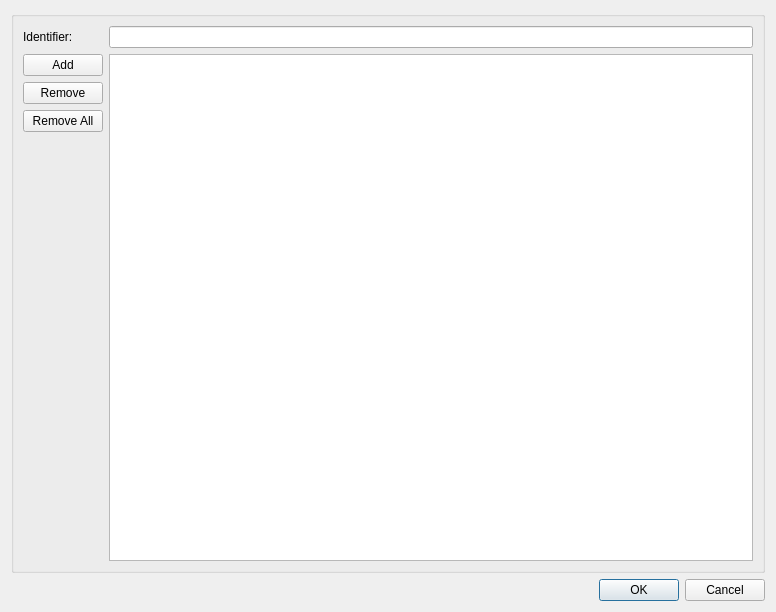
<?xml version="1.0" encoding="UTF-8"?>
<ui version="4.0">
 <class>ConfigureDialog</class>
 <widget class="QDialog" name="ConfigureDialog">
  <property name="geometry">
   <rect>
    <x>0</x>
    <y>0</y>
    <width>776</width>
    <height>612</height>
   </rect>
  </property>
  <property name="windowTitle">
   <string>ConfigureDialog</string>
  </property>
  <layout class="QGridLayout" name="gridLayout">
   <item row="2" column="0">
    <widget class="QDialogButtonBox" name="buttonBox">
     <property name="orientation">
      <enum>Qt::Horizontal</enum>
     </property>
     <property name="standardButtons">
      <set>QDialogButtonBox::Cancel|QDialogButtonBox::Ok</set>
     </property>
    </widget>
   </item>
   <item row="1" column="0">
    <widget class="QGroupBox" name="configGroupBox">
     <property name="title">
      <string/>
     </property>
     <layout class="QGridLayout" name="gridLayout_2">
      <item row="1" column="0">
       <layout class="QVBoxLayout" name="verticalLayout">
        <item>
         <widget class="QPushButton" name="pushButtonAdd">
          <property name="text">
           <string>Add</string>
          </property>
         </widget>
        </item>
        <item>
         <widget class="QPushButton" name="pushButtonRemove">
          <property name="toolTip">
           <string>Remove selected</string>
          </property>
          <property name="text">
           <string>Remove</string>
          </property>
         </widget>
        </item>
        <item>
         <widget class="QPushButton" name="pushButtonRemoveAll">
          <property name="toolTip">
           <string>Remove selected</string>
          </property>
          <property name="text">
           <string>Remove All</string>
          </property>
         </widget>
        </item>
        <item>
         <spacer name="verticalSpacer_2">
          <property name="orientation">
           <enum>Qt::Vertical</enum>
          </property>
          <property name="sizeHint" stdset="0">
           <size>
            <width>20</width>
            <height>40</height>
           </size>
          </property>
         </spacer>
        </item>
       </layout>
      </item>
      <item row="0" column="1">
       <widget class="QLineEdit" name="lineEditIdentifier"/>
      </item>
      <item row="1" column="1">
       <widget class="QListWidget" name="listWidgetFiles">
        <property name="dragDropMode">
         <enum>QAbstractItemView::InternalMove</enum>
        </property>
        <property name="selectionMode">
         <enum>QAbstractItemView::MultiSelection</enum>
        </property>
       </widget>
      </item>
      <item row="0" column="0">
       <widget class="QLabel" name="labelIdentifier">
        <property name="text">
         <string>Identifier:  </string>
        </property>
       </widget>
      </item>
     </layout>
    </widget>
   </item>
  </layout>
 </widget>
 <resources/>
 <connections>
  <connection>
   <sender>buttonBox</sender>
   <signal>accepted()</signal>
   <receiver>ConfigureDialog</receiver>
   <slot>accept()</slot>
   <hints>
    <hint type="sourcelabel">
     <x>254</x>
     <y>607</y>
    </hint>
    <hint type="destinationlabel">
     <x>157</x>
     <y>274</y>
    </hint>
   </hints>
  </connection>
  <connection>
   <sender>buttonBox</sender>
   <signal>rejected()</signal>
   <receiver>ConfigureDialog</receiver>
   <slot>reject()</slot>
   <hints>
    <hint type="sourcelabel">
     <x>322</x>
     <y>607</y>
    </hint>
    <hint type="destinationlabel">
     <x>286</x>
     <y>274</y>
    </hint>
   </hints>
  </connection>
 </connections>
</ui>
